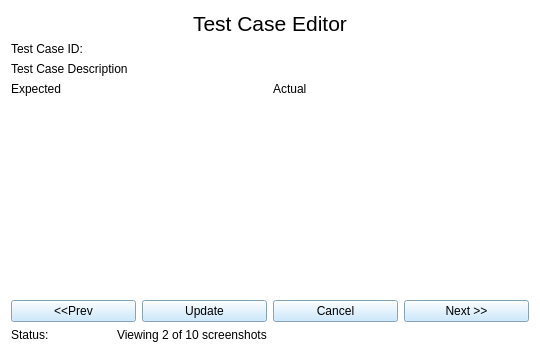
                     <widget class="QWidget" name="edit">
                      <property name="styleSheet">
                       <string notr="true">background: transparent;</string>
                      </property>
                      <layout class="QGridLayout" name="gridLayout_5">
                       <item row="0" column="0">
                        <layout class="QGridLayout" name="topsection">
                         <item row="2" column="0">
                          <widget class="QLabel" name="label_testcasedesc">
                           <property name="maximumSize">
                            <size>
                             <width>120</width>
                             <height>50</height>
                            </size>
                           </property>
                           <property name="text">
                            <string>Test Case Description</string>
                           </property>
                          </widget>
                         </item>
                         <item row="2" column="1">
                          <widget class="QLabel" name="testcasedesc">
                           <property name="text">
                            <string/>
                           </property>
                          </widget>
                         </item>
                         <item row="0" column="0" colspan="2">
                          <widget class="QLabel" name="label_4">
                           <property name="font">
                            <font>
                             <family>Segoe UI</family>
                             <pointsize>16</pointsize>
                             <italic>false</italic>
                             <bold>false</bold>
                            </font>
                           </property>
                           <property name="styleSheet">
                            <string notr="true">font: 16pt &quot;Segoe UI&quot;;</string>
                           </property>
                           <property name="text">
                            <string>Test Case Editor</string>
                           </property>
                           <property name="alignment">
                            <set>Qt::AlignmentFlag::AlignCenter</set>
                           </property>
                          </widget>
                         </item>
                         <item row="1" column="0">
                          <widget class="QLabel" name="label_testcaseid">
                           <property name="maximumSize">
                            <size>
                             <width>120</width>
                             <height>50</height>
                            </size>
                           </property>
                           <property name="text">
                            <string>Test Case ID:</string>
                           </property>
                          </widget>
                         </item>
                         <item row="1" column="1">
                          <widget class="QLabel" name="label_5">
                           <property name="text">
                            <string/>
                           </property>
                          </widget>
                         </item>
                        </layout>
                       </item>
                       <item row="1" column="0">
                        <layout class="QGridLayout" name="bodysection">
                         <item row="2" column="0">
                          <widget class="QGraphicsView" name="gv_expected"/>
                         </item>
                         <item row="0" column="0">
                          <widget class="QLabel" name="labelexpected">
                           <property name="maximumSize">
                            <size>
                             <width>16777215</width>
                             <height>50</height>
                            </size>
                           </property>
                           <property name="text">
                            <string>Expected</string>
                           </property>
                          </widget>
                         </item>
                         <item row="2" column="1">
                          <widget class="QGraphicsView" name="gv_actual"/>
                         </item>
                         <item row="0" column="1">
                          <widget class="QLabel" name="labelactual">
                           <property name="maximumSize">
                            <size>
                             <width>16777215</width>
                             <height>50</height>
                            </size>
                           </property>
                           <property name="text">
                            <string>Actual</string>
                           </property>
                          </widget>
                         </item>
                        </layout>
                       </item>
                       <item row="2" column="0">
                        <layout class="QHBoxLayout" name="buttonsection">
                         <item>
                          <widget class="QPushButton" name="edit_prevBtn">
                           <property name="maximumSize">
                            <size>
                             <width>16777215</width>
                             <height>50</height>
                            </size>
                           </property>
                           <property name="styleSheet">
                            <string notr="true">background-color: rgb(191, 227, 254);</string>
                           </property>
                           <property name="text">
                            <string>&lt;&lt;Prev</string>
                           </property>
                          </widget>
                         </item>
                         <item>
                          <widget class="QPushButton" name="edit_updatebtn">
                           <property name="maximumSize">
                            <size>
                             <width>16777215</width>
                             <height>50</height>
                            </size>
                           </property>
                           <property name="styleSheet">
                            <string notr="true">background-color: rgb(191, 227, 254);</string>
                           </property>
                           <property name="text">
                            <string>Update</string>
                           </property>
                          </widget>
                         </item>
                         <item>
                          <widget class="QPushButton" name="edit_cancel">
                           <property name="maximumSize">
                            <size>
                             <width>16777215</width>
                             <height>50</height>
                            </size>
                           </property>
                           <property name="styleSheet">
                            <string notr="true">background-color: rgb(191, 227, 254);</string>
                           </property>
                           <property name="text">
                            <string>Cancel</string>
                           </property>
                          </widget>
                         </item>
                         <item>
                          <widget class="QPushButton" name="edit_nextBtn">
                           <property name="maximumSize">
                            <size>
                             <width>16777215</width>
                             <height>50</height>
                            </size>
                           </property>
                           <property name="styleSheet">
                            <string notr="true">background-color: rgb(191, 227, 254);</string>
                           </property>
                           <property name="text">
                            <string>Next &gt;&gt;</string>
                           </property>
                          </widget>
                         </item>
                        </layout>
                       </item>
                       <item row="3" column="0">
                        <layout class="QHBoxLayout" name="statussection">
                         <item>
                          <widget class="QLabel" name="labelstatus">
                           <property name="maximumSize">
                            <size>
                             <width>100</width>
                             <height>50</height>
                            </size>
                           </property>
                           <property name="text">
                            <string>Status:</string>
                           </property>
                          </widget>
                         </item>
                         <item>
                          <widget class="QLabel" name="status">
                           <property name="text">
                            <string>Viewing 2 of 10 screenshots</string>
                           </property>
                          </widget>
                         </item>
                        </layout>
                       </item>
                      </layout>
                     </widget>
